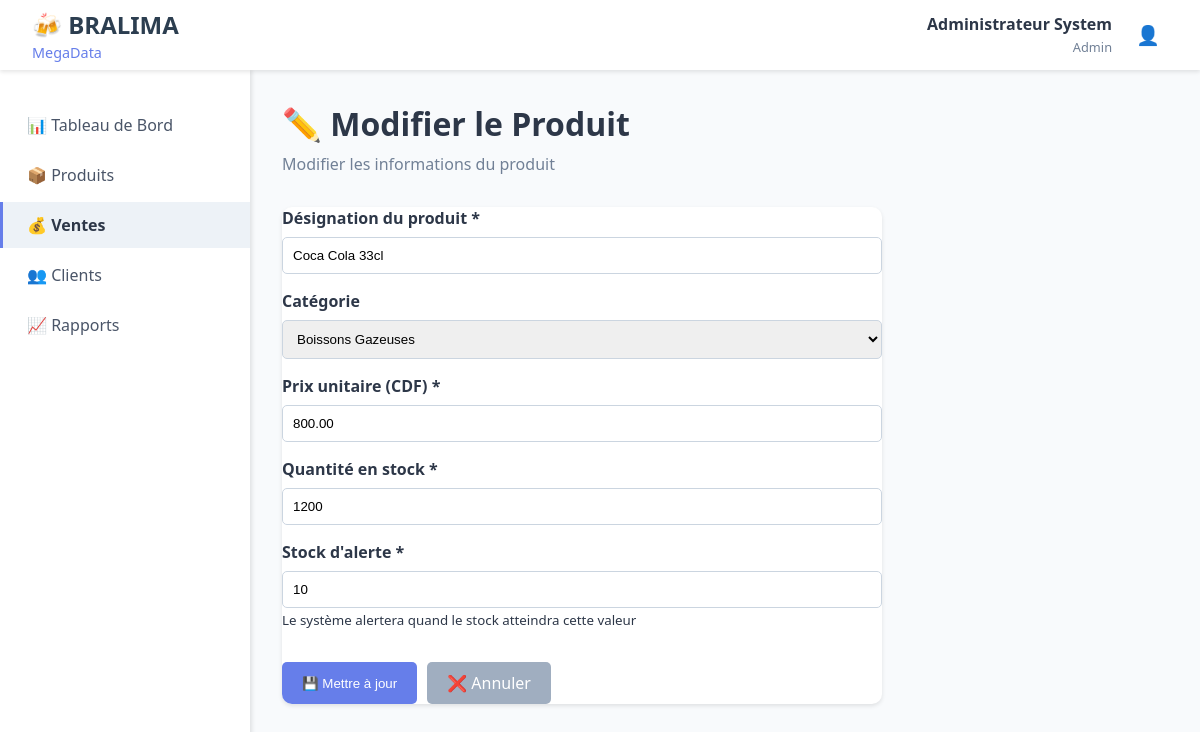
The app's page /modules/produits/modifier.php?id=5 (signed in), older data.
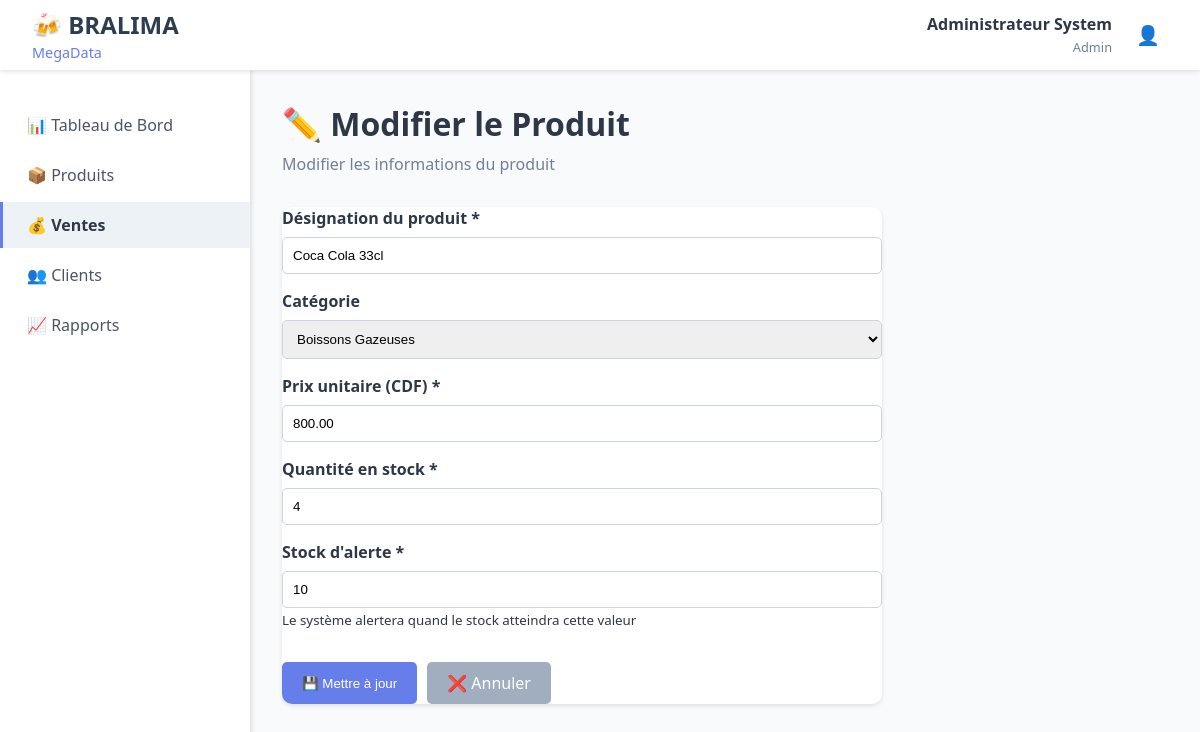
The same page, newer data.
### tables this page shows
CREATE TABLE `produits` (
  `id_produit` int(11) NOT NULL,
  `designation` varchar(100) NOT NULL,
  `id_categorie` int(11) DEFAULT NULL,
  `prix_unitaire` decimal(10,2) NOT NULL,
  `quantite_stock` int(11) DEFAULT 0,
  `stock_alerte` int(11) DEFAULT 10,
  `date_creation` datetime DEFAULT current_timestamp()
);

### modules/produits/modifier.php (the view, shortened to what this page needs)
<?php
$error = '';
$id_produit = $_GET['id'] ?? null;
try {
    $pdo = getDBConnection();
    $stmt = $pdo->prepare("SELECT * FROM produits WHERE id_produit = ?");
    $stmt->execute([$id_produit]);
    $produit = $stmt->fetch();
} catch (Exception $e) {
    $error = "❌ Erreur: " . $e->getMessage();
}
?>
<!DOCTYPE html>
<html lang="fr">
<head>
    <link rel="stylesheet" href="../../assets/css/dashboard.css">
</head>
<body>
    <?php include '../../includes/header.php'; ?>
    <div class="container">
        <?php include '../../includes/sidebar.php'; ?>
        <main class="main-content">
            <div class="page-header">
                <h1>✏️ Modifier le Produit</h1>
                <p>Modifier les informations du produit</p>
            </div>
            <div class="form-container">
                <?php if ($error && !$produit): ?>
                    <div class="alert alert-error"><?php echo $error; ?></div>
                    <a href="liste.php" class="btn btn-secondary">← Retour à la liste</a>
                <?php else: ?>
                    <div class="content-card">
                        <form method="POST">
                            <div class="form-group">
                                <label for="designation">Désignation du produit *</label>
                                <input type="text" id="designation" name="designation" required
                                    value="<?php echo $produit['designation']; ?>">
                            </div>
                            <div class="form-group">
                                <label for="id_categorie">Catégorie</label>
                                <select id="id_categorie" name="id_categorie">
                                    <?php
                                    $pdo = getDBConnection();
                                    $stmt = $pdo->query("SELECT * FROM categories_produit ORDER BY nom_categorie");
                                    while ($categorie = $stmt->fetch()):
                                        $selected = ($categorie['id_categorie'] == $produit['id_categorie']) ? 'selected' : '';
                                    ?>
                                        <option value="<?php echo $categorie['id_categorie']; ?>" <?php echo $selected; ?>>
                                            <?php echo $categorie['nom_categorie']; ?>
                                        </option>
                                    <?php endwhile; ?>
                                </select>
                            </div>
                            <div class="form-group">
                                <label for="prix_unitaire">Prix unitaire (CDF) *</label>
                                <input type="number" id="prix_unitaire" name="prix_unitaire" step="0.01" min="0" required
                                    value="<?php echo $produit['prix_unitaire']; ?>">
                            </div>
                            <div class="form-group">
                                <label for="quantite_stock">Quantité en stock *</label>
                                <input type="number" id="quantite_stock" name="quantite_stock" min="0" required
                                    value="<?php echo $produit['quantite_stock']; ?>">
                            </div>
                            <div class="form-group">
                                <label for="stock_alerte">Stock d'alerte *</label>
                                <input type="number" id="stock_alerte" name="stock_alerte" min="1" required
                                    value="<?php echo $produit['stock_alerte']; ?>">
                                <small>Le système alertera quand le stock atteindra cette valeur</small>
                            </div>
                            <div style="display: flex; gap: 10px; margin-top: 2rem;">
                                <button type="submit" class="btn btn-primary">💾 Mettre à jour</button>
                                <a href="liste.php" class="btn btn-secondary">❌ Annuler</a>
                            </div>
                        </form>
                    </div>
                <?php endif; ?>
            </div>
        </main>
    </div>
</body>
</html>

Row changes from the older to the newer data that the page shows:
changed produits "Coca Cola 33cl": quantite_stock "1200" → "4"
